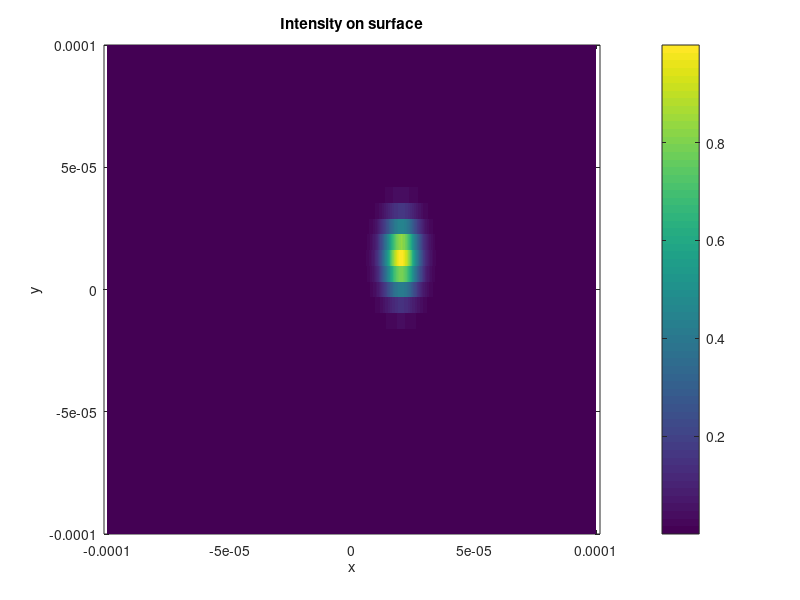

Write MATLAB code to recreate this figure. (Note: this script raises an error after producing the figure.)
%% Computing grating profile for 3D Arbitrary beam generation
% Code to create tilted Bragg grating profile for 3D arbitrary beam
% generation. 2 steps are needed and this codes is 2nd part out of 2 steps.
%       1. Define the required field shape on the surface or propagate the
%       required field shape onto the surface.
%       2. Propagate the field on the surface onto the grating plane.
%       3. Loop through the vertical layers parallel to the slab mode
%       coming from the initial grating. This considers the model where the
%       dispersion is not assumed.
%
%% Device specification
% Indices [1]
n_air   = 1;
n_clad  = 1.4555;
n_core  = 1.4608;
n_eff   = 1.4635;
dn_g    = 1e-3;

% Heights of the layers [m]
h_clad  = 15e-6;
h_core  = 5e-6;

lam     = 780e-9;
k0      = 2*pi*n_air/lam;
%% Target specification
% distance from the top of the chip.
pos_tar     = [20e-6, 10e-6, 50e-6];
% estimated waist at the surface
waist_tar   = [5e-6, 10e-6];
%% Init
% 1. defining the domain
L_x     = 200e-6;
L_y     = 200e-6;

N_x     = 2^10; 
N_y     = N_x/(2^5);

x       = linspace(-.5*L_x, .5*L_x, N_x);
y       = linspace(-.5*L_y, .5*L_y, N_y);

% 2. defining the arbitrary beam
n       = 1;
[xx, yy]    = meshgrid(x, y);
psi_x       = acos(pos_tar(1)/pos_tar(3));
psi_y       = acos(pos_tar(2)/pos_tar(3));

EE        = exp( -(...
    (.5*(xx - pos_tar(1))./waist_tar(1)).^2     ...
    + (.5*(yy - pos_tar(2))./waist_tar(2)).^2   ...
    ).^n ) .*exp(1i*k0.*( xx* cos(psi_x) + yy* cos(psi_y) ));

figure(1)
pcolor(xx, yy, abs(EE).^2)
shading flat
xlabel('x')
ylabel('y')
title('Intensity on surface')
colorbar
axis equal
xline(pos_tar(1), 'r');
yline(pos_tar(2), 'r');

%% Fourier space
dk_x    = 2*pi/L_x;
dk_y    = 2*pi/L_y;
k_x     = (-N_x/2:N_x/2-1) * dk_x;
k_y     = (-N_y/2:N_y/2-1) * dk_y;
[kk_x, kk_y] = meshgrid(k_x, k_y);

k_cen_y     = -k0*cos(psi_y);
k_cen_x     = k0*cos(psi_x);
EE          = EE .* exp(1i*(k_cen_y.*yy + k_cen_x.*xx));

% Addin central frequency
fprintf('--------------------------------------------------------------\n')
fprintf('Checking for limits of central wavenumber\n')
kk_t    = sqrt((kk_x - k_cen_x).^2 + (kk_y - k_cen_y).^2);
kk_z    = real(sqrt(k0^2 - kk_t.^2));
fprintf('min(k_t) = %3.3e\n',   min(min(kk_t)))
fprintf('k_cen_x  = %3.3e\n',   k_cen_x)
fprintf('k_cen_y  = %3.3e\n',   -k_cen_y)
fprintf('max(k_t) = %3.3e\n',   max(max(kk_t)))
fprintf('--------------------------------------------------------------\n')

EE_k    = fftshift(fft2(fftshift(EE))) .* exp(1i*kk_z.*-1*pos_tar(3));
EE      = fftshift(ifft2(fftshift(EE_k))).* exp(-1i*(k_cen_y.*yy + k_cen_x.*xx));

figure(2)
pcolor(xx, yy, abs(EE).^2)
shading flat
xlabel('x')
ylabel('y')
title('Intensity on surface')
colorbar
axis equal
xline(pos_tar(1), 'r');
yline(pos_tar(2), 'r');
xline(0, 'k');
yline(0, 'k');